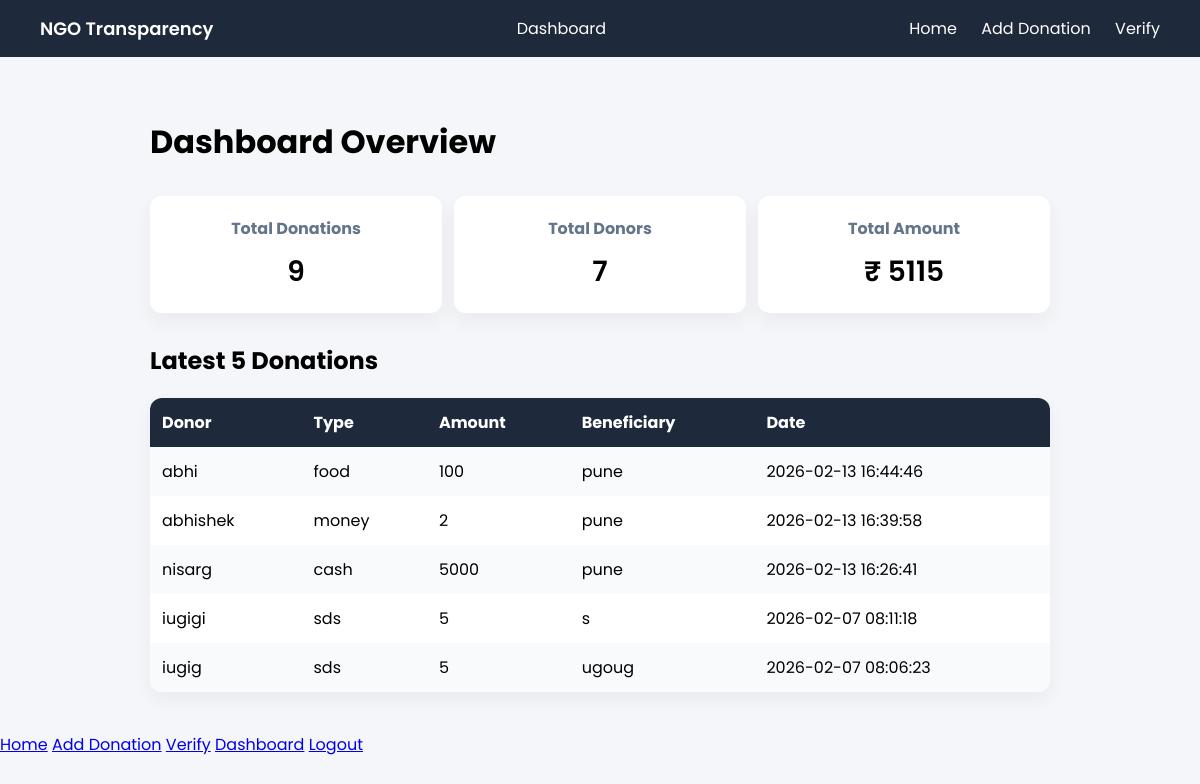
/dashboard (signed in), run on the app's committed database.
### tables this page shows
CREATE TABLE donations (
            id INTEGER PRIMARY KEY AUTOINCREMENT,
            donor_name TEXT,
            donation_type TEXT,
            amount TEXT,
            beneficiary TEXT,
            timestamp TEXT,
            previous_hash TEXT,
            current_hash TEXT
        );

### app.py (the view)
@app.route("/dashboard")
def dashboard():
    if not session.get("admin"):
        return redirect(url_for("login"))
    conn = get_db_connection()
    total_donations = conn.execute("SELECT COUNT(*) FROM donations").fetchone()[0]
    total_donors = conn.execute(
        "SELECT COUNT(DISTINCT donor_name) FROM donations"
    ).fetchone()[0]
    total_amount = conn.execute(
        "SELECT SUM(CAST(amount AS INTEGER)) FROM donations"
    ).fetchone()[0]
    latest = conn.execute(
        "SELECT * FROM donations ORDER BY id DESC LIMIT 5"
    ).fetchall()
    conn.close()
    if total_amount is None:
        total_amount = 0
    return render_template(
        "dashboard.html",
        total_donations=total_donations,
        total_donors=total_donors,
        total_amount=total_amount,
        latest=latest
    )

### app.py (called while the page is built)
def get_db_connection():
    conn = sqlite3.connect("database.db")
    conn.row_factory = sqlite3.Row
    return conn

### templates/dashboard.html
{% extends "base.html" %}
{% block content %}
<div class="dashboard">
    <h1>Dashboard Overview</h1>
    <div class="stats">
        <div class="stat-card">
            <h3>Total Donations</h3>
            <p>{{ total_donations }}</p>
        </div>
        <div class="stat-card">
            <h3>Total Donors</h3>
            <p>{{ total_donors }}</p>
        </div>
        <div class="stat-card">
            <h3>Total Amount</h3>
            <p>₹ {{ total_amount }}</p>
        </div>
    </div>
    <h2>Latest 5 Donations</h2>
    <table>
        <tr>
            <th>Donor</th>
            <th>Type</th>
            <th>Amount</th>
            <th>Beneficiary</th>
            <th>Date</th>
        </tr>
        {% for donation in latest %}
        <tr>
            <td>{{ donation.donor_name }}</td>
            <td>{{ donation.donation_type }}</td>
            <td>{{ donation.amount }}</td>
            <td>{{ donation.beneficiary }}</td>
            <td>{{ donation.timestamp }}</td>
        </tr>
        {% endfor %}
    </table>
</div>
{% endblock %}

### templates/base.html (shortened to what this page needs)
<!DOCTYPE html>
<html>
<head>
    <link rel="stylesheet" href="{{ url_for('static', filename='style.css') }}">
</head>
<body>
    <nav>
        <div class="logo">NGO Transparency</div>
        <a href="/dashboard">Dashboard</a>
        <div class="links">
            <a href="/">Home</a>
            <a href="/add">Add Donation</a>
            <a href="/verify">Verify</a>
        </div>
    </nav>
    <div class="container">
        {% block content %}{% endblock %}
    </div>
    <div class="links">
    <a href="/">Home</a>
    <a href="/add">Add Donation</a>
    <a href="/verify">Verify</a>
    {% if session.get("admin") %}
        <a href="/dashboard">Dashboard</a>
        <a href="/logout">Logout</a>
    {% else %}
        <a href="/login">Admin Login</a>
    {% endif %}
</div>
</body>
</html>

### static/style.css (style rules this page uses)
body { margin: 0; font-family: 'Poppins', sans-serif; background: #f4f6f9; }
nav { background: #1e293b; color: white; padding: 15px 40px; display: flex; justify-content: space-between; align-items: center; }
nav a { color: white; text-decoration: none; margin-left: 20px; }
.logo { font-weight: 600; font-size: 18px; }
.container { padding: 40px; display: flex; justify-content: center; }
.dashboard { width: 900px; }
.stats { display: flex; justify-content: space-between; margin: 30px 0; }
.stat-card { background: white; padding: 20px; border-radius: 12px; width: 28%; text-align: center; box-shadow: 0 8px 20px rgba(0,0,0,0.05); }
.stat-card h3 { margin: 0; font-size: 16px; color: #64748b; }
.stat-card p { font-size: 28px; font-weight: 600; margin: 10px 0 0; }
table { width: 100%; border-collapse: collapse; background: white; border-radius: 12px; overflow: hidden; box-shadow: 0 8px 20px rgba(0,0,0,0.05); }
th, td { padding: 12px; text-align: left; }
th { background: #1e293b; color: white; }
tr:nth-child(even) { background: #f8fafc; }

### data on the page
donations: donor_name "abhi", donation_type "food", amount "100", beneficiary "pune", timestamp "2026-02-13 16:44:46"
donations: donor_name "abhishek", donation_type "money", amount "2", beneficiary "pune", timestamp "2026-02-13 16:39:58"
donations: donor_name "nisarg", donation_type "cash", amount "5000", beneficiary "pune", timestamp "2026-02-13 16:26:41"
donations: donor_name "iugigi", donation_type "sds", amount "5", beneficiary "s", timestamp "2026-02-07 08:11:18"
donations: donor_name "iugig", donation_type "sds", amount "5", beneficiary "ugoug", timestamp "2026-02-07 08:06:23"

### other printed values
{{ total_donations }} "9"
{{ total_donors }} "7"
{{ total_amount }} "5115"
